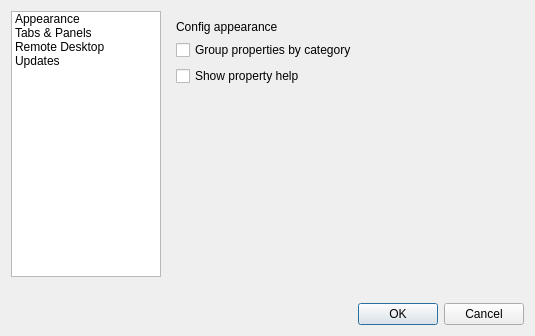
<?xml version="1.0" encoding="UTF-8"?>
<ui version="4.0">
 <class>OptionsDialog</class>
 <widget class="QDialog" name="OptionsDialog">
  <property name="windowTitle"><string>Options</string></property>
  <property name="minimumSize"><size><width>480</width><height>300</height></size></property>
  <layout class="QVBoxLayout" name="layout">
   <item><layout class="QHBoxLayout" name="pagesLayout">
    <item><widget class="QListWidget" name="categories">
     <property name="maximumSize"><size><width>150</width><height>16777215</height></size></property>
     <item><property name="text"><string>Appearance</string></property></item>
     <item><property name="text"><string>Tabs &amp; Panels</string></property></item>
     <item><property name="text"><string>Remote Desktop</string></property></item>
     <item><property name="text"><string>Updates</string></property></item>
    </widget></item>
    <item><widget class="QStackedWidget" name="pages">
     <widget class="QWidget" name="appearancePage"><layout class="QVBoxLayout" name="appearanceLayout">
      <item><widget class="QLabel" name="appearanceTitle"><property name="text"><string>Config appearance</string></property></widget></item>
      <item><widget class="QCheckBox" name="categorized"><property name="text"><string>Group properties by category</string></property></widget></item>
      <item><widget class="QCheckBox" name="propertyHelp"><property name="text"><string>Show property help</string></property></widget></item>
      <item><spacer name="appearanceSpace"><property name="orientation"><enum>Qt::Vertical</enum></property><property name="sizeHint"><size><width>20</width><height>40</height></size></property></spacer></item>
     </layout></widget>
     <widget class="QWidget" name="panelsPage"><layout class="QVBoxLayout" name="panelsLayout">
      <item><widget class="QLabel" name="panelsTitle"><property name="text"><string>Toolbars</string></property></widget></item>
      <item><widget class="QCheckBox" name="quickConnect"><property name="text"><string>Show Quick Connect toolbar</string></property></widget></item>
      <item><widget class="QCheckBox" name="lockToolbars"><property name="text"><string>Lock toolbar positions</string></property></widget></item>
      <item><widget class="QCheckBox" name="showPanels"><property name="text"><string>Show connection panel tabs (View → Panel Tabs)</string></property></widget></item>
      <item><spacer name="panelsSpace"><property name="orientation"><enum>Qt::Vertical</enum></property><property name="sizeHint"><size><width>20</width><height>40</height></size></property></spacer></item>
     </layout></widget>
     <widget class="QWidget" name="rdpPage"><layout class="QVBoxLayout" name="rdpLayout">
      <item><widget class="QLabel" name="rdpTitle"><property name="text"><string>Video</string></property></widget></item>
      <item><widget class="QCheckBox" name="openh264"><property name="text"><string>Use H.264 video (downloads Cisco's OpenH264)</string></property></widget></item>
      <item><widget class="QLabel" name="openh264Credit"><property name="text"><string>OpenH264 Video Codec provided by Cisco Systems, Inc.</string></property><property name="wordWrap"><bool>true</bool></property></widget></item>
      <item><widget class="QLabel" name="openh264Status"><property name="text"><string/></property><property name="wordWrap"><bool>true</bool></property><property name="textFormat"><enum>Qt::PlainText</enum></property></widget></item>
      <item><widget class="QLabel" name="openh264Help"><property name="text"><string>H.264 makes video and animation smoother on slow connections. When it is off, remote desktops use other graphics formats.</string></property><property name="wordWrap"><bool>true</bool></property></widget></item>
      <item><widget class="QLabel" name="keyboardTitle"><property name="text"><string>Keyboard</string></property></widget></item>
      <item><widget class="QCheckBox" name="commandAsControl"><property name="text"><string>Command key sends Control (Control key sends Windows)</string></property></widget></item>
      <item><widget class="QLabel" name="commandAsControlHelp"><property name="text"><string>Applies to RDP and VNC desktops. When off, Control sends Control and Command sends the Windows/Super key.</string></property><property name="wordWrap"><bool>true</bool></property></widget></item>
      <item><spacer name="rdpSpace"><property name="orientation"><enum>Qt::Vertical</enum></property><property name="sizeHint"><size><width>20</width><height>40</height></size></property></spacer></item>
     </layout></widget>
     <widget class="QWidget" name="updatesPage"><layout class="QVBoxLayout" name="updatesLayout">
      <item><widget class="QLabel" name="updatesTitle"><property name="text"><string>Updates</string></property></widget></item>
      <item><widget class="QCheckBox" name="autoUpdate"><property name="text"><string>Automatically download and install new versions</string></property></widget></item>
      <item><widget class="QLabel" name="autoUpdateHelp"><property name="text"><string>CMRemote checks GitHub at startup and once a day. A verified update is downloaded in the background and installed when you restart or quit.</string></property><property name="wordWrap"><bool>true</bool></property></widget></item>
      <item><spacer name="updatesSpace"><property name="orientation"><enum>Qt::Vertical</enum></property><property name="sizeHint"><size><width>20</width><height>40</height></size></property></spacer></item>
     </layout></widget>
    </widget></item>
   </layout></item>
   <item><widget class="QLabel" name="error"><property name="text"><string/></property><property name="wordWrap"><bool>true</bool></property><property name="textFormat"><enum>Qt::PlainText</enum></property></widget></item>
   <item><widget class="QDialogButtonBox" name="buttons"><property name="standardButtons"><set>QDialogButtonBox::Cancel|QDialogButtonBox::Ok</set></property></widget></item>
  </layout>
 </widget>
 <resources/>
 <connections/>
</ui>
